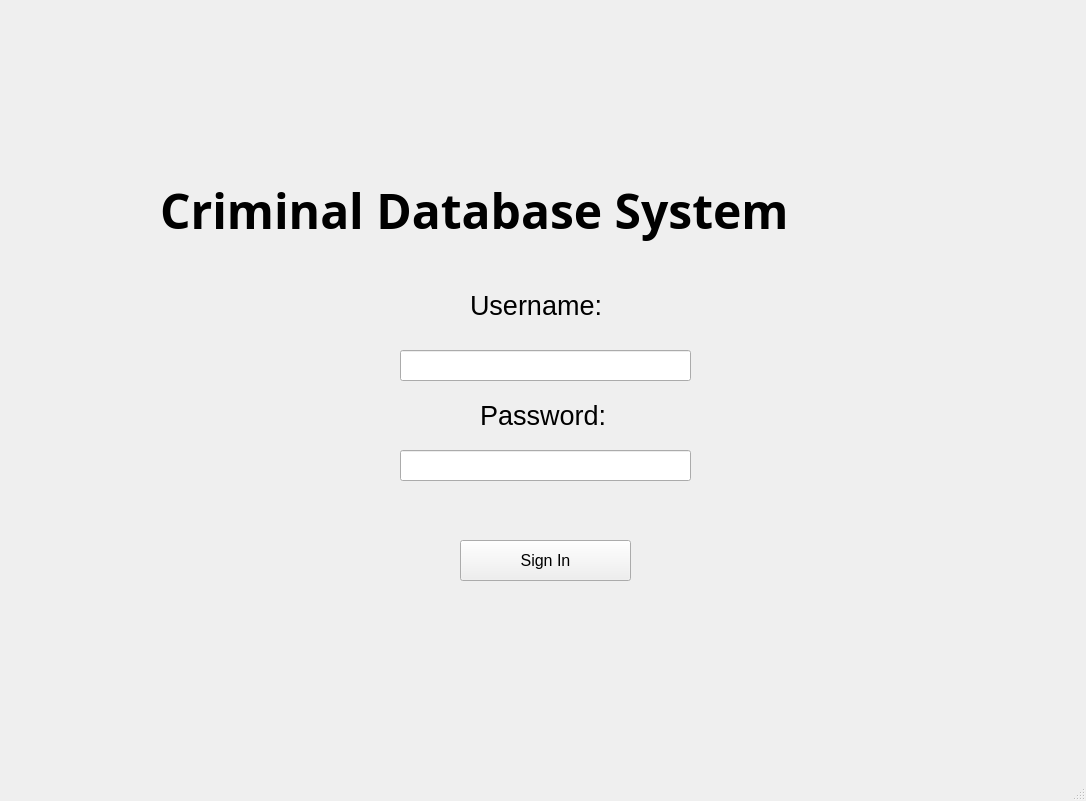
<?xml version="1.0" encoding="UTF-8"?>
<ui version="4.0">
 <class>MainWindow</class>
 <widget class="QMainWindow" name="MainWindow">
  <property name="geometry">
   <rect>
    <x>0</x>
    <y>0</y>
    <width>1086</width>
    <height>801</height>
   </rect>
  </property>
  <property name="windowTitle">
   <string>MainWindow</string>
  </property>
  <widget class="QWidget" name="centralwidget">
   <widget class="QLabel" name="label">
    <property name="geometry">
     <rect>
      <x>160</x>
      <y>170</y>
      <width>831</width>
      <height>81</height>
     </rect>
    </property>
    <property name="sizePolicy">
     <sizepolicy hsizetype="Expanding" vsizetype="Expanding">
      <horstretch>0</horstretch>
      <verstretch>0</verstretch>
     </sizepolicy>
    </property>
    <property name="font">
     <font>
      <family>Poppins</family>
      <pointsize>36</pointsize>
      <weight>75</weight>
      <bold>true</bold>
     </font>
    </property>
    <property name="text">
     <string>Criminal Database System</string>
    </property>
   </widget>
   <widget class="QLineEdit" name="user_input">
    <property name="geometry">
     <rect>
      <x>400</x>
      <y>350</y>
      <width>291</width>
      <height>31</height>
     </rect>
    </property>
    <property name="sizePolicy">
     <sizepolicy hsizetype="Expanding" vsizetype="Expanding">
      <horstretch>0</horstretch>
      <verstretch>0</verstretch>
     </sizepolicy>
    </property>
   </widget>
   <widget class="QLabel" name="label_2">
    <property name="geometry">
     <rect>
      <x>470</x>
      <y>290</y>
      <width>171</width>
      <height>31</height>
     </rect>
    </property>
    <property name="sizePolicy">
     <sizepolicy hsizetype="Expanding" vsizetype="Expanding">
      <horstretch>0</horstretch>
      <verstretch>0</verstretch>
     </sizepolicy>
    </property>
    <property name="font">
     <font>
      <pointsize>20</pointsize>
     </font>
    </property>
    <property name="text">
     <string>Username:</string>
    </property>
   </widget>
   <widget class="QLineEdit" name="pass_input">
    <property name="geometry">
     <rect>
      <x>400</x>
      <y>450</y>
      <width>291</width>
      <height>31</height>
     </rect>
    </property>
    <property name="sizePolicy">
     <sizepolicy hsizetype="Expanding" vsizetype="Expanding">
      <horstretch>0</horstretch>
      <verstretch>0</verstretch>
     </sizepolicy>
    </property>
    <property name="text">
     <string/>
    </property>
   </widget>
   <widget class="QLabel" name="label_3">
    <property name="geometry">
     <rect>
      <x>480</x>
      <y>400</y>
      <width>171</width>
      <height>31</height>
     </rect>
    </property>
    <property name="sizePolicy">
     <sizepolicy hsizetype="Expanding" vsizetype="Expanding">
      <horstretch>0</horstretch>
      <verstretch>0</verstretch>
     </sizepolicy>
    </property>
    <property name="font">
     <font>
      <pointsize>20</pointsize>
     </font>
    </property>
    <property name="text">
     <string>Password:</string>
    </property>
   </widget>
   <widget class="QPushButton" name="signin_button">
    <property name="geometry">
     <rect>
      <x>460</x>
      <y>540</y>
      <width>171</width>
      <height>41</height>
     </rect>
    </property>
    <property name="sizePolicy">
     <sizepolicy hsizetype="Expanding" vsizetype="Expanding">
      <horstretch>0</horstretch>
      <verstretch>0</verstretch>
     </sizepolicy>
    </property>
    <property name="font">
     <font>
      <pointsize>12</pointsize>
     </font>
    </property>
    <property name="text">
     <string>Sign In</string>
    </property>
   </widget>
  </widget>
  <widget class="QMenuBar" name="menubar">
   <property name="geometry">
    <rect>
     <x>0</x>
     <y>0</y>
     <width>1086</width>
     <height>21</height>
    </rect>
   </property>
  </widget>
  <widget class="QStatusBar" name="statusbar"/>
 </widget>
 <resources/>
 <connections/>
</ui>
